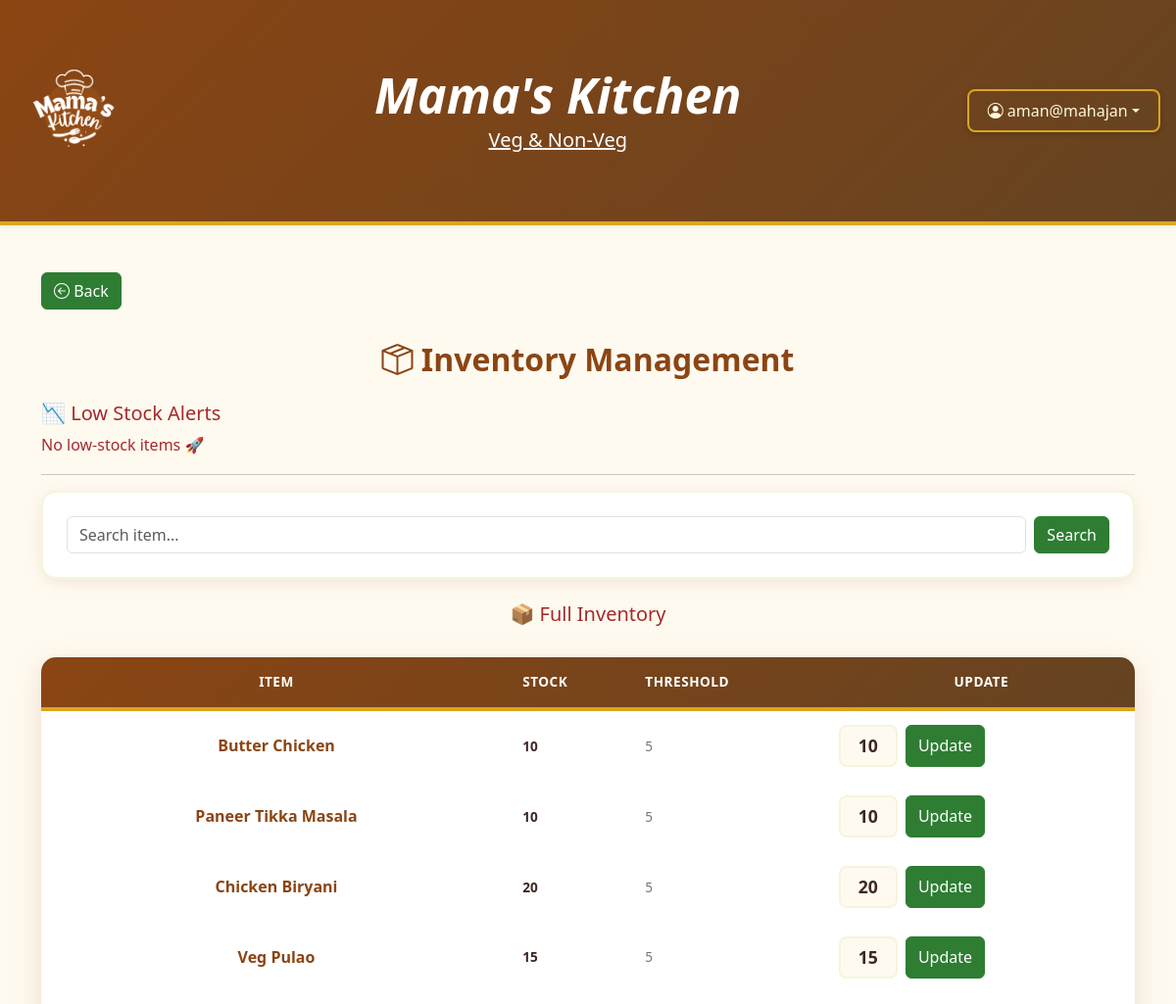
The app's page /manager/inventory/ (signed in, upper part), older data.
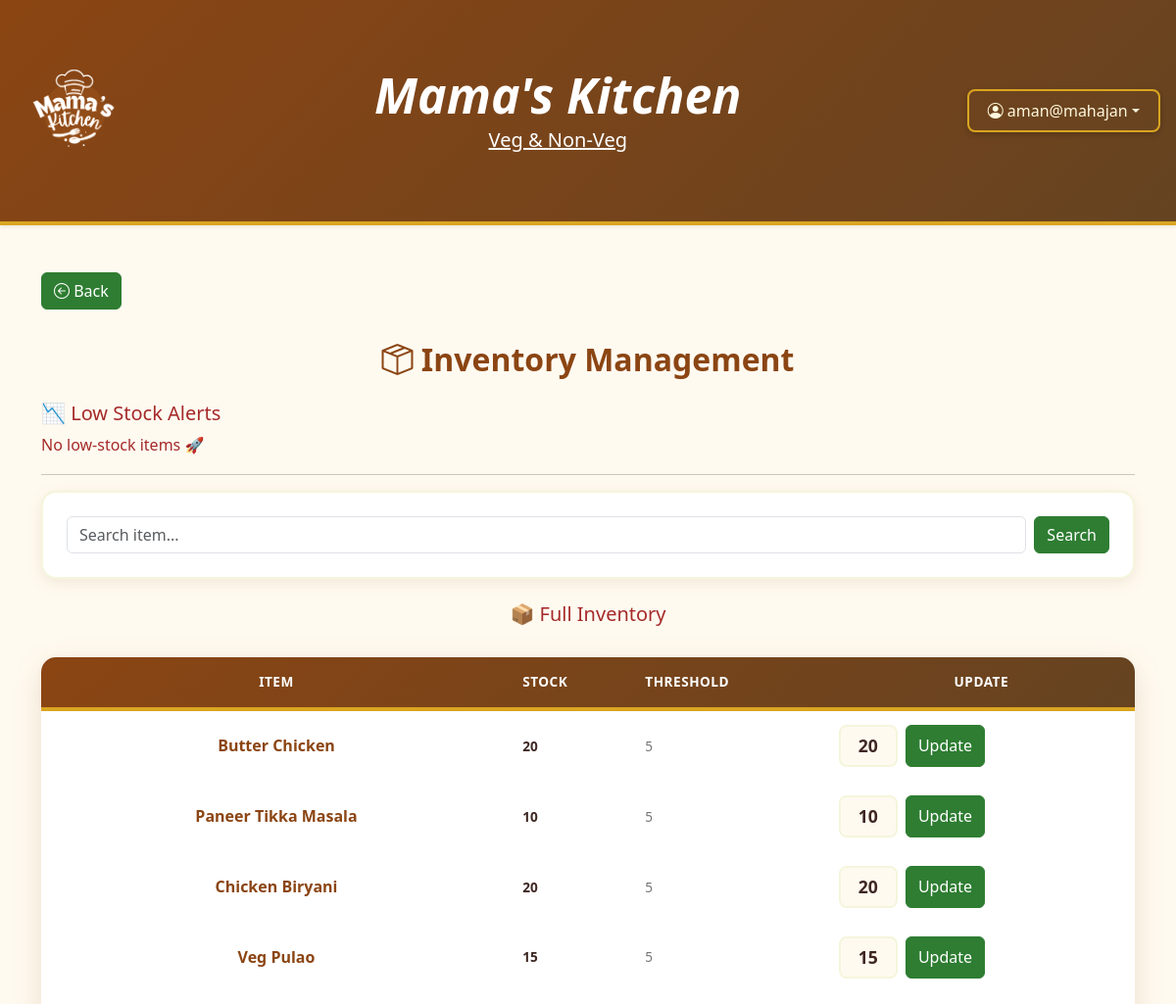
The same page, newer data.
### common/models.py (models this page shows, shortened)
class MenuItem(models.Model):
    CATEGORY_CHOICES = (
        ('Veg', 'Vegetarian'),
        ('Non-Veg', 'Non-Vegetarian'),
    )
    MEAL_TYPE_CHOICES = (
        ('burgers', 'Burgers'),
        ('pizzas', 'Pizzas'),
        ('salads', 'Salads'),
        ('breakfast', 'Breakfast'),
        ('starter', 'Starter'),
        ('soup', 'Soup'),
        ('main_course', 'Main Course'),
        ('rice', 'Rice'),
        ('noodles', 'Noodles'),
        ('dessert', 'Dessert'),
        ('juices', 'Juices'),
        ('beverage', 'Beverage'),
    )
    name = models.CharField(max_length=100)
    description = models.TextField(blank=True)
    price = models.DecimalField(max_digits=6, decimal_places=2)
    is_available = models.BooleanField(default=True)
    category = models.CharField(max_length=100, choices=CATEGORY_CHOICES,default="Veg")
    stock_quantity = models.IntegerField(default=0)
    low_stock_threshold = models.IntegerField(default=5)
    meal_type = models.CharField(max_length=50, choices=MEAL_TYPE_CHOICES, default='main_course')

### manager/views.py (the view)
# urls.py: path('inventory/', views.inventory_dashboard, name='inventory_dashboard'),
@login_required
def inventory_dashboard(request):
    query = request.GET.get('q', '')
    items = MenuItem.objects.all()
    if query:
        items = items.filter(name__icontains=query)
    low_stock_items = items.filter(stock_quantity__lte=models.F('low_stock_threshold'))
    return render(request, 'manager/inventory.html', {
        'items': items,
        'low_stock_items': low_stock_items,
        'query':query
    })

### templates/manager/inventory.html (shortened to what this page needs)
{% extends 'base.html' %}
{% block content %}
<div class="container mt-5">
  <a href="{% url 'manager_dashboard' %}" class="btn btn-success"><i class="bi bi-arrow-left-circle"></i> Back </a>
  <div class="text-center">
  <h3><i class="bi bi-box-seam"></i> Inventory Management</h3>
  </div>
  <h5 class="mt-4" style="color: brown;">📉 Low Stock Alerts</h5>
  {% if low_stock_items %}
  <ul class="list-group">
    {% for item in low_stock_items %}
    <li class="list-group-item d-flex justify-content-between">
      {{ item.name|title }}
      <span class="badge bg-danger">{{ item.stock_quantity }} left</span>
    </li>
    {% endfor %}
  </ul>
  {% else %}
  <p style="color: brown;">No low-stock items 🚀</p>
  {% endif %}
  <hr>
  <form method="get" class="mb-3 d-flex" role="search">
    <input type="text" name="q" placeholder="Search item..." value="{{ query }}" class="form-control me-2" />
    <button type="submit" class="btn btn-success">Search</button>
  </form>
  <h5 class="mt-4 mb-3 text-center" style="color: brown;">📦 Full Inventory</h5>
  <table class="admin-table">
    <thead>
      <tr>
        <th>Item</th>
        <th>Stock</th>
        <th>Threshold</th>
        <th>Update</th>
      </tr>
    </thead>
    <tbody>
      {% for item in items %}
      <tr>
        <td>{{ item.name|title }}</td>
        <td>{{ item.stock_quantity }}</td>
        <td>{{ item.low_stock_threshold }}</td>
        <td>
          <form method="post" action="{% url 'update_stock' item.id %}" class="d-flex">
            <input type="number" name="stock_quantity" class="form-control me-2" value="{{ item.stock_quantity }}">
            <button class="btn btn-success">Update</button>
          </form>
        </td>
      </tr>
      {% endfor %}
    </tbody>
  </table>
</div>
{% endblock %}

Row changes from the older to the newer data that the page shows:
changed MenuItem "Butter Chicken": stock_quantity "10" → "20"
